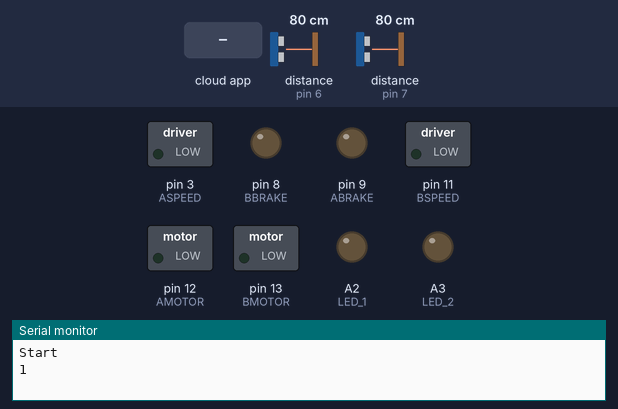
Simulated run of this sketch. Board: Arduino Uno, built with avr-gcc and run on an emulated ATmega328P. Parts: switched loads named in the sketch (green lamp = pin HIGH), output pins drawn as LEDs (lit = HIGH), the last lines printed to the serial monitor. Inputs (shaded band) come from the test bench; at power-on: distance to the obstacle (sensors on pin 6, pin 7) 80 cm. The echo pulse lasts 58.3 µs per cm; the ROS host is connected and sends only what is stated.

Above: at 6.2 s.
6.3 s: the phone or cloud app sets CMD_start_stop to 2
At 7.8 s:
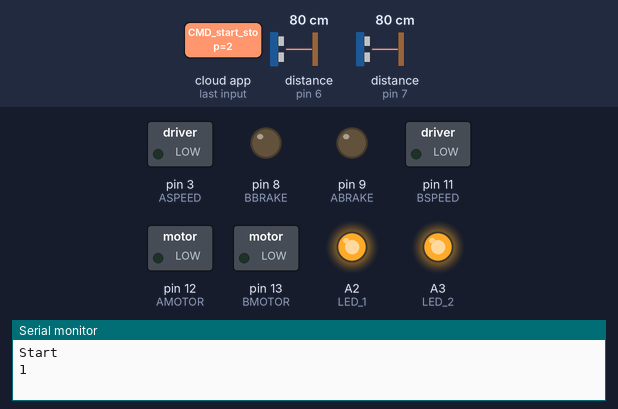
10.3 s: the phone or cloud app sets CMD_start_stop to 3
12.5 s: the phone or cloud app sets CMD_start_stop to 1
At 14.8 s:
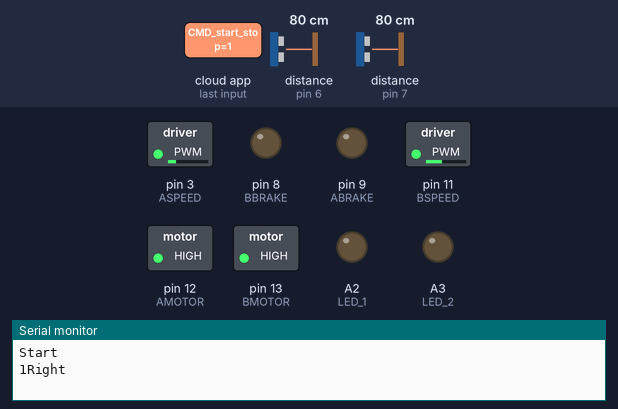
15.5 s: distance to the obstacle (sensor on pin 6) set to 21 cm
17.2 s: distance to the obstacle (sensor on pin 6) set to 18 cm
At 19.1 s:
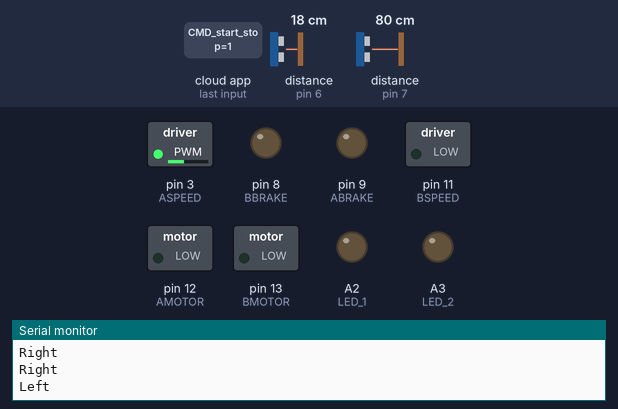
19.6 s: the phone or cloud app sets CMD_start_stop to 2
At 20.9 s:
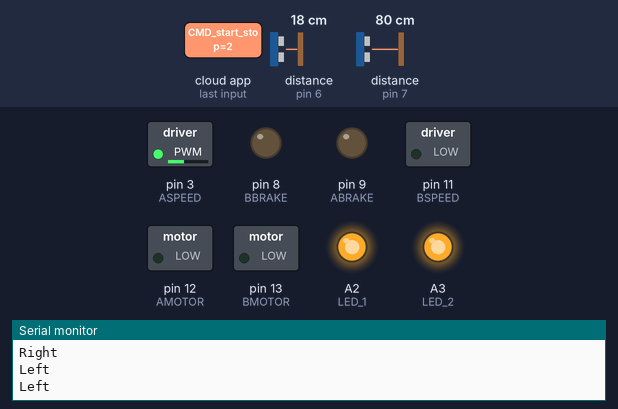
Timing chart, 0 to 24.6 s (numbered marks = the images above; inputs shaded):
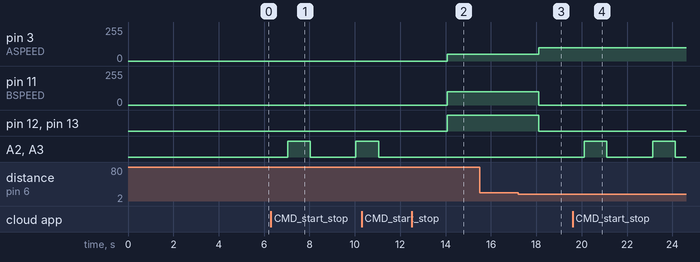

Measured:
- the behaviour switches between 20 and 19 cm on distance to the obstacle (sensor on pin 6) (found by bisection; images 2 and 3)
- after the input at 6.3 s, A2 (LED_1), A3 (LED_2): LOW → HIGH after 0.73 s, → LOW 1.0 s later, → HIGH 2.0 s later
- after the input at 12.5 s, pin 3 (ASPEED): 0/255 → 50/255 after 1.6 s; pin 11 (BSPEED): 0/255 → 100/255 after 1.6 s; pin 12 (AMOTOR), pin 13 (BMOTOR): LOW → HIGH after 1.6 s
- after the input at 17.2 s, pin 3 (ASPEED): 50/255 → 100/255 after 0.90 s; pin 11 (BSPEED): 100/255 → 0/255 after 0.90 s; pin 12 (AMOTOR), pin 13 (BMOTOR): HIGH → LOW after 0.90 s
- after the input at 19.6 s, A2 (LED_1), A3 (LED_2): alternates HIGH for 1.0 s and LOW for 2.0 s, starting after 0.52 s

The sketch:

Main.ino
```cpp
#include <Ultrasonic.h>
#include <ros.h>
#include <std_msgs/String.h>
#include <std_msgs/Bool.h>
#include <std_msgs/Int8.h>
#include "Buggy.h"

ros::NodeHandle  nh;
bool on_off = false;
bool LED_on_off = false;
bool PIR = false;


void messageCb( const std_msgs::Int8& user_val){

// Command from the User (Phone or Console )

switch (user_val.data)
{
  case 0:       // Buggy Stop
    on_off = false;
    break;
  case 1:      // Buggy Start
    on_off = true;
    break;
  case 2:    // LED on
    LED_on_off = true;
    break;
  case 3:    // LED off
    LED_on_off = false;
    break;
}


}

ros::Subscriber<std_msgs::Int8> sub("CMD_start_stop", &messageCb );

void setup()
{
  Serial.begin(57600);
   Serial.println("Start");
   Pins_init();
   delay(5000);
   Serial.write('1');  // signal received from the python script

  nh.initNode();
  nh.subscribe(sub);
}

int DistanceB;
int DistanceA;


void loop()
{
   DistanceA = FrontSensor();
   DistanceB = RightSensor();


  // Turning on and off LED aka GPS

  if (LED_on_off)
  { LED();
  }
  else
  {
  LED_off();
  }

  // Check if PIR is High through PySerial
  if(Serial.available() > 0) {


            digitalWrite(IRsensor,HIGH);
            delay(100);
            digitalWrite(IRsensor,LOW);
            PIR = true;
            Serial.write('0');
            }


//
 // Wall Following Routine
 if (on_off == true){


    if ((DistanceA > 20) && (DistanceB > 20)) // Off and Off
     {

     Buggy_mov(RIGHT,100);
     Serial.println("Right");
     }

     if ((DistanceA < 20) && (DistanceB > 20)) // On and Off
     {

      Buggy_mov(HARD_LEFT,100);
      Serial.println("Left");
     }

     if ((DistanceA > 20) && (DistanceB < 20)) // Off and On
       {

      Buggy_mov(FWD,100);
      Serial.println("Forward");
      }

      if ((DistanceA < 20) && (DistanceB < 20)) // On and On
      {
        Buggy_mov(HARD_LEFT,100);
        Serial.println("Left");
      }
    }// the Buggy would stop if the command stop has been sent (or but not working if the PIR detect a human)
    else if ((on_off == false) || (PIR == true))

     {

    Buggy_mov(FWD,0);

    }

    delay(1000);


    // Random Obstacle avoidance

//if(DistanceA > 60)
//{
//  Buggy_mov(FWD,190);
//    Serial.println("Forward");
//   }
//
//else if (DistanceB > DistanceC)
//{
//  Buggy_mov(RIGHT,190);
//     Serial.println("Right");
//}
//else
//{
//     Buggy_mov(HARD_LEFT,190);
//        Serial.println("Left");
//
//  }

     nh.spinOnce();

    }
```

Buggy.h
```cpp
#ifndef _HEADER_H
#define _HEADER_H


#include "Arduino.h"

// Right Motor
const int AMOTOR = 12;
const int ABRAKE = 9;
const int ASPEED = 3;


// Left Motor
const int BMOTOR = 13;
const int BBRAKE = 8;
const int BSPEED = 11;

#define MOTOR_R  LOW // REVERSE GEAR
#define MOTOR_F  HIGH // FORWARD GEAR


//Front IR sensor
const int IRsensor = 4;

// LED - Beacon //
int LED_1 = A2;
int LED_2 = A3;


/*Buggy commands*/
typedef enum{
  LEFT,
  RIGHT,
  FWD,
  BWD,
  BRAKE,
  HARD_LEFT,
}Dir_t;

void Buggy_mov(Dir_t New_Dir,uint8_t speed);
void Pins_init();

#endif /*_HEADER_H*/
```

SubRoutines.ino
```cpp
#include "Buggy.h"

void Pins_init()
{

// initialise pins for right motor
pinMode(AMOTOR, OUTPUT);
pinMode(ABRAKE, OUTPUT);

// initialise pins for left motor
pinMode(BMOTOR, OUTPUT);
pinMode(BBRAKE, OUTPUT);


// initialise LED pins
pinMode(LED_1, OUTPUT);
pinMode(LED_2, OUTPUT);

pinMode(IRsensor,OUTPUT);

}

///////////////////////////////////////////////////////////////////////////
//////////////////////////////////////MOTOR/////////////////////////////////////


//// Motors Controls ///

void Buggy_mov(Dir_t New_Dir, uint8_t speed)
{
  if(speed)
  {
    switch(New_Dir){
      case LEFT:
        digitalWrite(BMOTOR,MOTOR_R);
        digitalWrite(AMOTOR,MOTOR_R);
        analogWrite(ASPEED,speed);
        analogWrite(BSPEED,speed-speed/2);
        break;
      case RIGHT:
        digitalWrite(BMOTOR,MOTOR_F);
        digitalWrite(AMOTOR,MOTOR_F);
        analogWrite(ASPEED,speed-speed/2);
        analogWrite(BSPEED,speed);
        break;
      case FWD:
        digitalWrite(BMOTOR,MOTOR_F);
        digitalWrite(AMOTOR,MOTOR_R);
        analogWrite(ASPEED,speed);
        analogWrite(BSPEED,speed);
        break;
      case BWD:
        digitalWrite(BMOTOR,MOTOR_R);
        digitalWrite(AMOTOR,MOTOR_F);
        analogWrite(ASPEED,speed);
        analogWrite(BSPEED,speed);
        break;
      case HARD_LEFT:
        digitalWrite(BMOTOR,MOTOR_R);
        digitalWrite(AMOTOR,MOTOR_R);
        analogWrite(ASPEED,speed);
        analogWrite(BSPEED,0);
        break;
      default:
        analogWrite(ASPEED,0);
        analogWrite(BSPEED,0);
        break;
    }
  }
  else
  {
    analogWrite(ASPEED,0);
    analogWrite(BSPEED,0);
  }
}


/////////////////////////////////////////////////////////////////////////////
//////////////////////////LED/////////////////////////////////////////


// LED on and off Routine////

void LED()
{
digitalWrite(LED_1,HIGH);     // Turn on all 4 LEDs
digitalWrite(LED_2,HIGH);


delay(1000);                 // Waits for 1 second

digitalWrite(LED_1,LOW);     // Turn off all 4 LEDs
digitalWrite(LED_2,LOW);


delay(1000);                // Waits for 1 second


}

void LED_off()
{

digitalWrite(LED_1,LOW);     // Turn off all 4 LEDs
digitalWrite(LED_2,LOW);


}


////////////////////////////////////////////////////////////////////////////////
///////////////////////// ULTRASONIC SENSOR/////////////////////////////////


int FrontSensor()
{

    // initialise Pin Trig and Echo respectively
Ultrasonic ultrasonic1(5,6);

    // Convert to cm
int DistanceA =(ultrasonic1.Ranging(CM));

  // return the Distance value
  return DistanceA;

 }

  int RightSensor()
{

// initialise Pin Trig and Echo respectively
Ultrasonic ultrasonic2(10,7);

 // Convert to cm
int DistanceB =(ultrasonic2.Ranging(CM));

// return the Distance value
  return DistanceB;

  }


    int LeftSensor()
{

  // initialise Pin Trig and Echo respectively
Ultrasonic ultrasonic3(18,19);

  // Convert to cm
int DistanceC =(ultrasonic3.Ranging(CM));

  // return the Distance value
  return DistanceC;
  }
```
